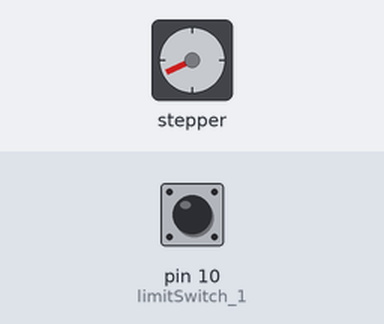
This sketch was run on a simulated Arduino Uno, built with avr-gcc and run on an emulated ATmega328P. Parts: stepper motor. The inputs (shaded band) are chosen by the test bench; at power-on: pin 10 (limitSwitch_1) LOW. Stepper angles assume 200 steps per turn.

Above: at 1.7 s.
1.8 s: pin 10 (limitSwitch_1) pulled HIGH for 0.15 s
At 2.15 s:
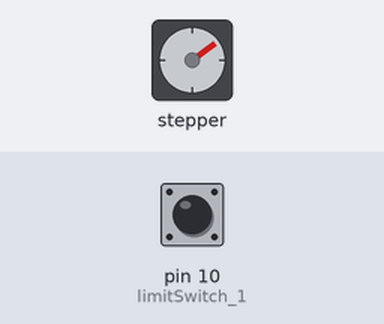
4.8 s: pin 10 (limitSwitch_1) pulled HIGH for 1 s
At 5.15 s:
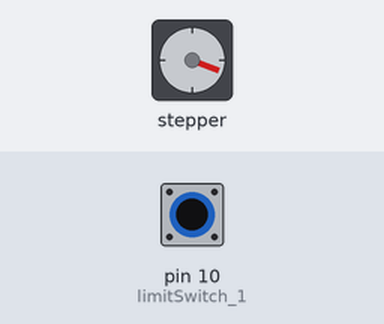
Timing chart, 0 to 17.8 s (numbered marks = the images above; inputs shaded):
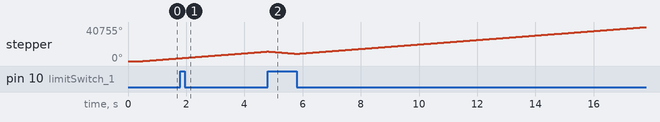

The sketch:

liimit_switch_without.ino
```cpp
#include <AccelStepper.h>

const int limitSwitch_1 = 10;

bool switchFlipped = false;
bool previousFlip = true;

AccelStepper stepper=AccelStepper(1,3,6);     //AccelStepper (motorInterfaceType,stepPin,dirPin);

void setup()
{
  pinMode(limitSwitch_1,INPUT);

  Serial.begin(9600);

  stepper.setMaxSpeed(5000);
  stepper.setAcceleration(1000);
  stepper.setSpeed(2000);
  delay(500);
}

void loop()
{
  // put your main code here, to run repeatedly:
  stepper.runSpeed();
  if(digitalRead(limitSwitch_1)==HIGH)
  {
    switchFlipped = true;
    previousFlip =! previousFlip;
  }
    flipCheck();
}

void flipCheck()
{
  if(switchFlipped == true)
  {
    if(previousFlip == true)
    {
      stepper.setSpeed(2000);
    }
    if(previousFlip == false)
    {
      stepper.setSpeed(-2000);
    }
    switchFlipped = false;
  }
}
```
